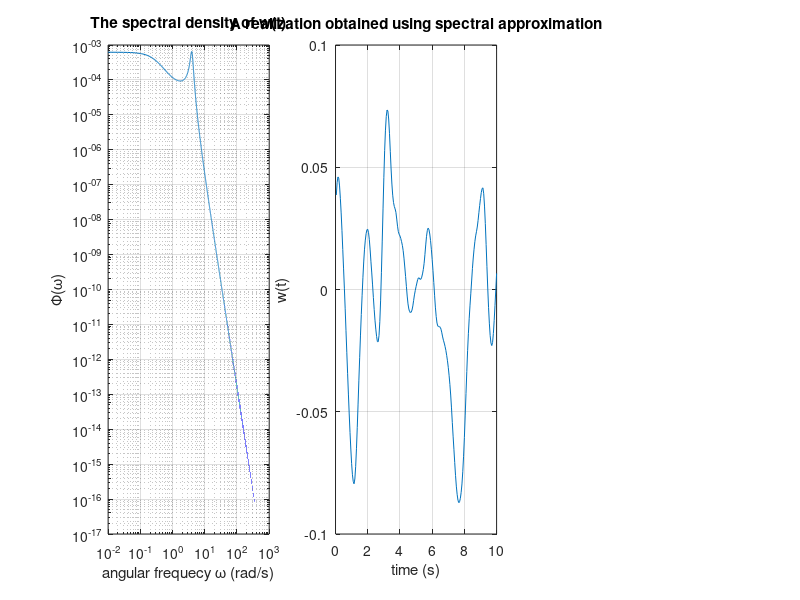

Reproduce this figure in MATLAB. (Note: this script raises an error after producing the figure.)
%===============  *Examples of disturbance models of w(t)* ===============%
%
% We simulate independent realizations via two methods:
% (1) assuming the spectrum is 0 above a frequency w_max, then discretizing
% the frequency band [0,w_max] and using the spectral representation of the
% process to define a random continuous (and smooth) function approximating
% realizations of w(t)
% (2) discretizing the the linear filter and simulating its response to a
% white noise input
%
% Two given spectral densities are used. One with pole excess 2 p_w = 4,
% and the other has pole excess 2 p_w = 6 leading to realizations that are
% 1 time differentiable and 2 times differentiable, respectively.

% Mohamed Abdalmoaty
% abda@kth.se
% January 22, 2021

% ======================================================================= %
clear
close all

% == user's options
% choose model
model = 2;  % either 1 or 2
% request values at random times?
randTimes = true; % if false a uniform grid is fitted within the original one
n         = 50; %number of requested samples; used only if randTimes = true;
M         = 1;     % number of required realizations (not really used now)
dt        = 0.05;  % initial time resolution in seconds
tfinal    = 10; % length of realizations in seconds

%=========================================================================%



% ==  linear filter 1 == %
% Suppose that is Gw(s) = sigma/(a*s^2 + b*2*s +c)
% the parameters sigma, a, b, and c are known (for now)
sigma = 0.5;   % this parameter tunes the magnitude of the disturbance
omega = 4;   % natural freq. in rad/s (tunes freq. contents/fluctuations)
zeta  = 0.1; % dampling coefficient (tunes damping)
a1     = 1;
b1     = 2*omega*zeta;
c1     = omega^2;
s     = tf('s');
Gw    = sigma/(a1*s^2 + b1*s +c1);
% isstable(Gw) % the filter is stable
% here p_w = 2

% == linear filter 2 == %
d1 = 4.2641;
d2 = 19.7713;
d3 = 56.2256;
d4 = 16;  % d1, ..., e4 are coeffs of denom.
n3 = 1;
n4 = 1; % one zero at -1
% here p_w = 3


% == the spectral factor
if model == 1
    w_max = 50;           % rad/sec
    dw    = 0.01;        % rad/sec  delta w (the realizations are periodic with period 2*pi/dw)
elseif model == 2
    % use these values for model 2
    w_max = 350;
    dw    = 0.01;
end
W     = dw:dw:w_max;  % a grid of frequencies
% S(w) = G(iw) G(-iw)/ 2*pi
% approximation is periodic with period 2*pi/dw
if model == 1
    % model 1
    specFac = @(s) (sigma)./(sqrt(2*pi)*(a1*s.^2 + b1*s +c1));
elseif model == 2
    % model 2: the one used in spectral_Monte_Carlo
    specFac = @(s) (n3*s+n4)./(sqrt(2*pi)*(s.^4 + d1*s.^3 + d2*s.^2 + d3*s + d4));%
end
spec    = (specFac(W*1i)).*specFac(-W*1i);  % S(w)
figure('position',  [200, 400, 1500, 500])
subplot(1,3,1)
loglog(W,spec); grid on
title('The spectral density of w(t)')
xlabel('angular frequecy \omega (rad/s)'); ylabel('\Phi(\omega)')



% == spectral approximation
Phi = rand(M,length(W))*2*pi; % sample random phases uniformly in [0,2*pi]
% w(t) = sum_k A_k cos(w_k t + phi_k)
% Ak = 2 sqrt(S(w_k)*dw)
% phi_k is uniform RV
w = @(t) sum(2*sqrt(dw*spec).*cos(W*t + Phi),2)'; % the process w(t)

% evaluating w(t) on a uniform time grid for inspection
T = dt:dt:tfinal;
wT = zeros(length(T),M); % allocate memory space
for i = 1:length(T)
    wT(i,:) = w(T(i));
    % each column of wT is a realization of w(t), 0<t<tfinal
end
subplot(1,3,2)
plot(T, wT(:,1)); grid on
title('A realization obtained using spectral approximation')
xlabel('time (s)'); ylabel('w(t)')



% == discrete-time model simulation
if model == 1
    % continuous-time state-space model matrices of Gw
    Aw = [0 -c1;
          1 -b1;];
    Bw = [sigma; 0;]; %> number of zeros here = no. of defined derivatives
    C  = [0 1];
elseif model == 2
    % The model has p_w = 3
    Aw = [  [zeros(1,3);
                  eye(3)]     -[d4; d3; d2; d1;]];
    Bw = [n4; n3; 0; 0;];  %> number of zeros here = no. of defined derivatives
    C  = [0 0 0 1];
    % number of poles (=4) - number of zeros (=1) = p_w = 3
    % so we can differentiate w, p_w-1 = 2 times
end
% find the corresponding discrete-time matrices
F       = [-Aw             Bw*Bw';
            zeros(size(Aw))   Aw';]*dt;
expF    = expm(F);
order = length(Aw);
Awd     = expF(order+1:end,order+1:end)';
Sigma_w = Awd* expF(1:order,order+1:end); % cov matrix of discrete-time nosie
Bwd     = chol(Sigma_w,'lower');

Gwd = ss(Awd,eye(order),C,0,dt); % the discret-time linear filter
Q = dlyap(Awd,Bwd*Bwd'); % initial state-covariance
% evaluating the discretized w(t) for inspection
wTd = zeros(length(T),M); % allocate memory space
x = zeros(length(T),length(Awd),M); % state trajectories

for mc = 1:M
    [wTd(:,mc),~, x(:,:,mc)] = lsim(Gwd, chol(Sigma_w,'lower')*randn(order,length(T)),[0 T(1:end-1)], chol(Q,'lower')*randn(order,1));
    % a random initial state is used; Here lsim is used for efficiency but it is not needed.
    % One can simply use the state-space equations.
end
subplot(1,3,3)
plot(T, wTd(:,1));  grid on
title('A realization simulated via a discretized model')
xlabel('time (s)'); ylabel('w(t)')



% == Generating arbitrary intersamples values using the discretized model
% For this we need to record the state trajectory
realization     = 1; % just chose to work on the first realization here, x(:,:,1)
switch randTimes
    case true
        requested_times = rand(n,1)*(tfinal-dt)  + dt;  % random values in [dt,tfinal]
        %         n               = 1; %number of requested samples;
        %         requested_times = 1.45865;  % random values in [dt,tfinal]
    case false
        requested_times = (dt+0.8*dt):10*dt:tfinal;
        n = length(requested_times);
end

% the following random variables are used to generate the required states
% I'm fixing them here so that I can use the same number later when trying
% an alternative method below
zeta = randn(order,n);

prev_x_indx      = floor(requested_times./dt);
prev_t           = prev_x_indx*dt;
dt_requested     = requested_times - prev_t;
requested_states = zeros(length(Awd),n);

for r = 1:n
    x_given          = [x(prev_x_indx(r),:,1)';  x(prev_x_indx(r)+1,:,1)';];  % given state
    expF_prev        = expm(F*(prev_t(r)/dt));
    expF_requested   = expm(F*(requested_times(r)/dt));
    expF_next        = expm(F*((prev_t(r)+dt)/dt));
    
    % the indices need to be updated to work generically
    % Note here that we can use P_prev = P_requested = P_next = Q
    % the computations as used in this loop are do not converge in general
    % due to numerical issues (!). It is used here for illustration/comparison
    P_prev = expF_prev(order+1:end,order+1:end)'*Q*expF_prev(order+1:end,order+1:end)+...
        expF_prev(order+1:end,order+1:end)'*expF_prev (1:order,order+1:end);
    P_requested =  expF_requested(order+1:end,order+1:end)'*Q*expF_requested(order+1:end,order+1:end)+...
        expF_requested(order+1:end,order+1:end)'*expF_requested(1:order,order+1:end);
    P_next = expF_next(order+1:end,order+1:end)'*Q*expF_next(order+1:end,order+1:end)+...
        expF_next(order+1:end,order+1:end)'*expF_next(1:order,order+1:end);
    
    cov_x_requested_given = [expm(Aw*(requested_times(r)-prev_t(r)))*P_prev...
                             P_next*expm(Aw*(prev_t(r)+dt-requested_times(r)))'];
    P_prev_next           =  P_next*Awd';
    cov_x_given           = [P_prev         P_prev_next
                             P_prev_next'   P_next];
    
    cond_mean_x_req = cov_x_requested_given*(cov_x_given\x_given);
    cond_cov_x_req  = P_requested - (cov_x_requested_given*(cov_x_given\(cov_x_requested_given')));
    
    % eigendecomposition
    [V,D] = eig((cond_cov_x_req'*cond_cov_x_req)/2);
    D(D<0) = 0; % replace negative eigenvalues by zero;
    % chol(cond_cov_x_req,'lower')
    
    % realize the state
    requested_states(:,r) =cond_mean_x_req + (V*sqrt(D))*zeta(:,r);
    % requested_states(:,r) = mvnrnd(cond_mean_x_req,cond_cov_x_req,1); % alternative way
end
requested_samples = requested_states(end,:);  % measure

subplot(1,3,3)
hold all
plot(requested_times,requested_samples,'Marker','.','MarkerSize',22,'LineStyle','none')



% another method for conditional sampling
requested_states_alt_method = zeros(length(Awd),n);
for r = 1:n
    x_given = [x(prev_x_indx(r),:,1)';  x(prev_x_indx(r)+1,:,1)';];  % given state
    
    dt1 = requested_times(r)-prev_t(r);
    dt2 = prev_t(r)+dt-requested_times(r);
    
    expF_prev    = expm(F*(dt1/dt));
    Sigma_w_prev = expF_prev(order+1:end,order+1:end)'* expF_prev(1:order,order+1:end); % cov matrix of discrete-time nosie
    Awd_prev     = expF_prev(order+1:end,order+1:end)';
    
    expF_next    = expm(F*(dt2/dt));
    Sigma_w_next = expF_next(order+1:end,order+1:end)'* expF_next(1:order,order+1:end); % cov matrix of discrete-time nosie
    Awd_next     = expF_next(order+1:end,order+1:end)';
    % the increment in the time interval where the value is requested
    Z = x_given(length(Aw)+1:end) - Awd*x_given(1:length(Aw));
    
    % cond. distribution of increment from requested time to next time on the
    % grid
    cov_Z  = (Awd_next*Sigma_w_prev*Awd_next') + Sigma_w_next;
    
    cond_mean_w_req = (Sigma_w_prev*Awd_next')*(cov_Z\Z);
    cond_cov_w_req  = Sigma_w_prev - ((Sigma_w_prev*Awd_next')*(cov_Z\((Sigma_w_prev*Awd_next')')));
    % eigendecomposition is used to find a square root of the cov matrix
    [V,D] = eig((cond_cov_w_req'*cond_cov_w_req)/2);
    D(D<0) = 0; % replace negative eigenvalues by zero;
    % chol(cond_cov_w_req,'lower') can be used if we are sure cond_cov_w_req
    % is positive definite matrix. Here, when dt1 and dt2 are small, the
    % matrix cond_cov_w_req can be singular
    increment_prev = cond_mean_w_req + (V*sqrt(D))*zeta(:,r);
    increment_next = Z - Awd_next*increment_prev;
    
    % realize the state
    requested_states_alt_method(:,r) = Awd_prev*x_given(1:length(Aw))+increment_prev;
end
requested_samples_alt_method = requested_states_alt_method(end,:);  % measure

subplot(1,3,3)
hold all
plot(requested_times,requested_samples_alt_method,'Marker','.',...
    'MarkerSize',12,'LineStyle','none', 'color','g')



% Checking validity of method algebrically. Use the last value of r
% further statistical checks can be done, but I haven't implemented any.

Z = x_given(length(Aw)+1:end) - Awd*x_given(1:length(Aw));
inc1 = requested_states(:,r) - Awd_prev*x_given(1:length(Aw));
inc2 =  x_given(length(Aw)+1:end) - Awd_next*requested_states(:,r);
% checkValues must be zero if the methods are successful
checkValue1 = Z - Awd_next*inc1 - inc2
checkValue2 = x_given(length(Aw)+1:end) - (Awd_next*(Awd_prev*x_given(1:length(Aw)) + inc1) +  inc2)
checkValue3 = x_given(length(Aw)+1:end)- (Awd_next*Awd_prev*x_given(1:length(Aw))...
    + Awd_next*increment_prev +  increment_next)




%=========================================================================
% Here is how the conditioning is done

% x_{t-1} = A_{t-1} x_{t-2} + z_{t-2}
% x_{t} = A_{t|t-1} x_{t-1} + z_{t-1}
% 
% 
% x_s = A_{s|t-1} x_{t-1} + v
% x_{t} =  A_{t|s} x_s + w
% 
% 
% 
% 
% x_{t} = A_{t|s} (A_{s|t-1} x_{t-1} + v) + w
%       = A_{t|s} A_{s|t-1} x_{t-1} + A_{t|s} v + w
%       
%  {  A_{t|s} A_{s|t-1} = A_{t|t-1}  } ==>
%        
%       = A_{t|t-1} x_{t-1} + (A_{t|s} v + w)
%       
%       
%       
% z_{t-1} = x_{t} - A_{t|t-1} x_{t-1} = (A_{t|s} v + w)
% 
% 
% z_{t-1} = (A_{t|s} v + w)
% 
% 
% z_{t-1}
% v          

